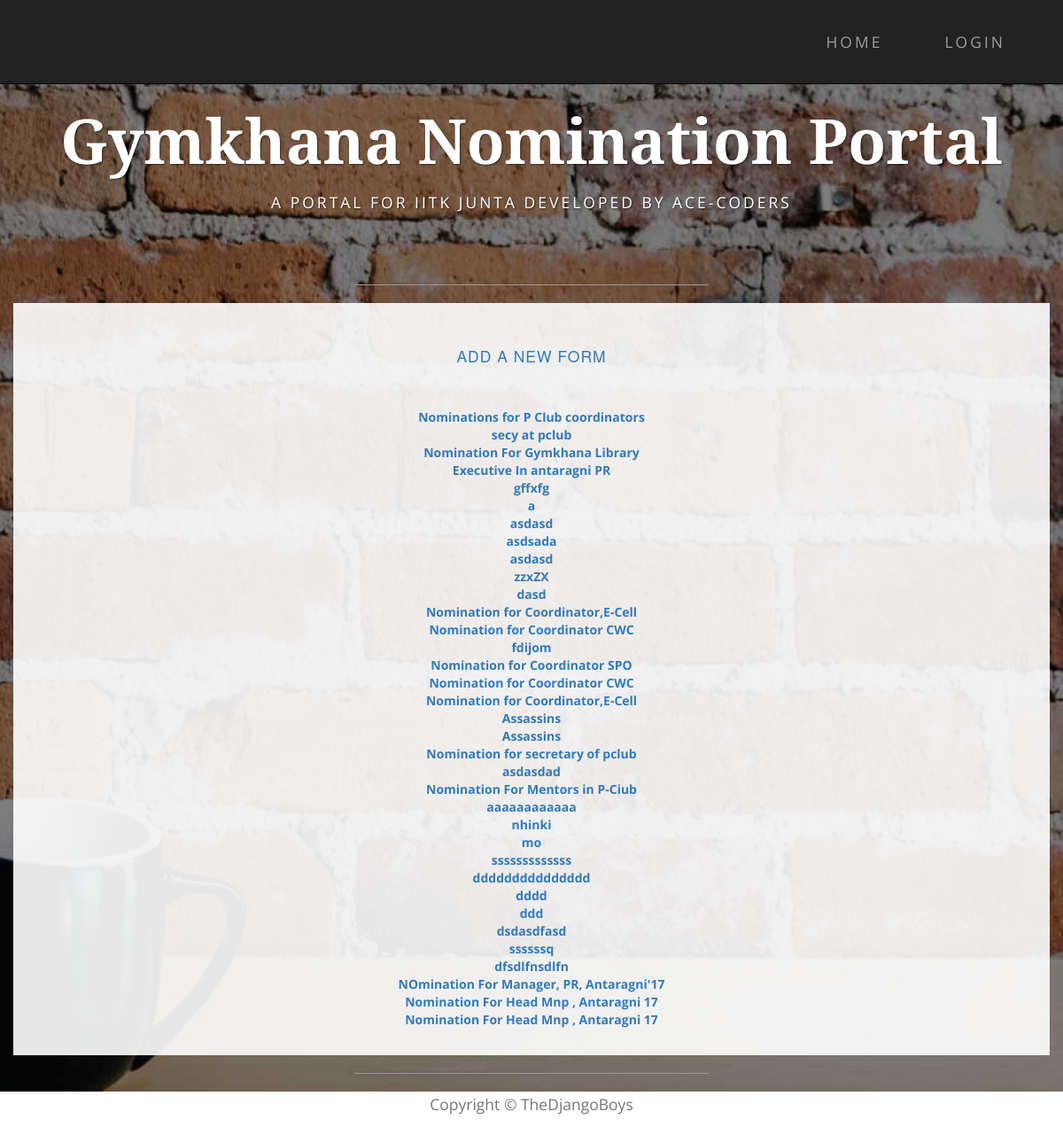
Page /forms/ on the earlier database version.
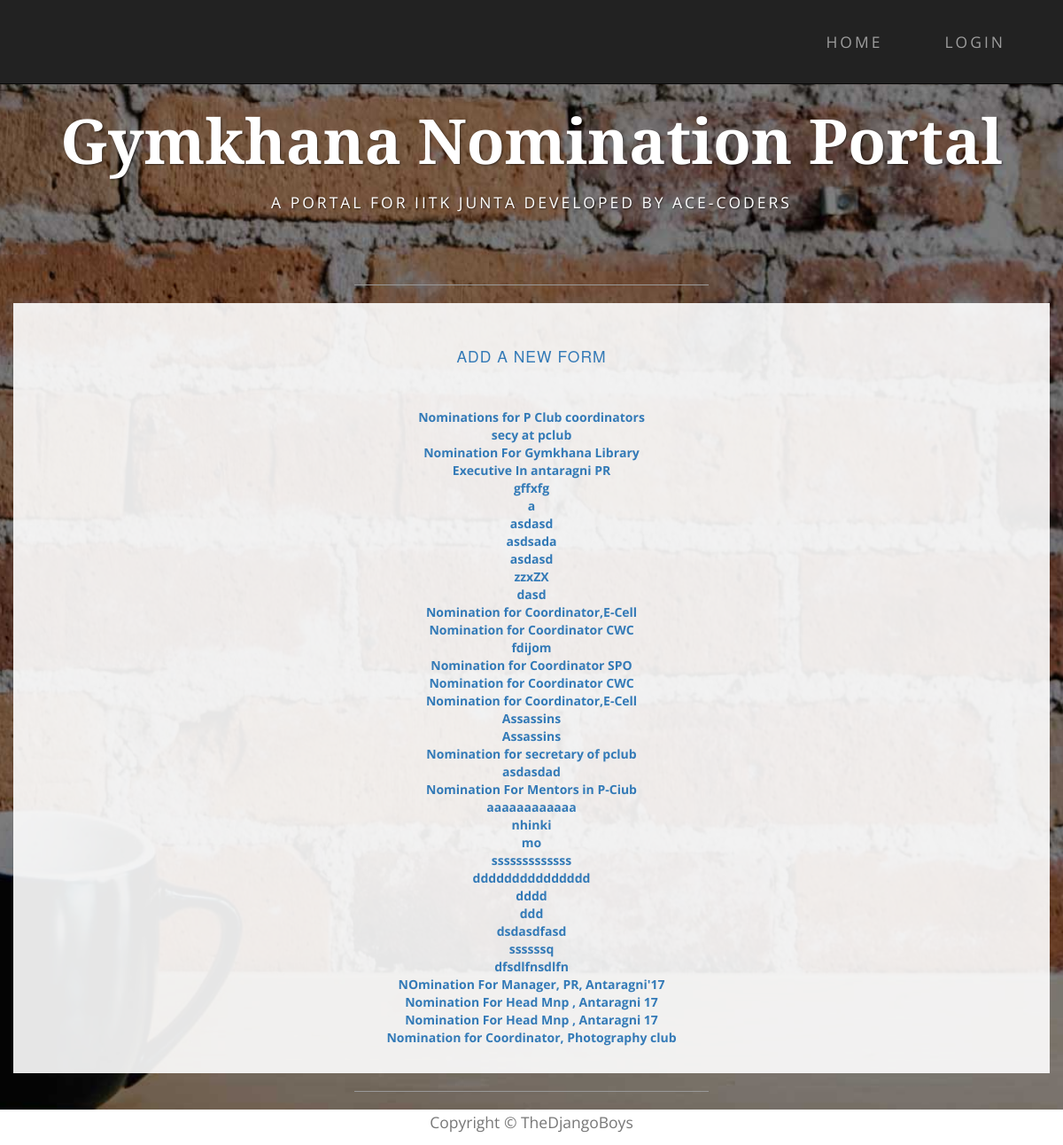
Same page on the later database version.
### forms/models.py (models this page shows, shortened)
class Questionnaire(models.Model):
    name = models.CharField(max_length=100, null=True)
    description = models.TextField(max_length=1000)
    status = models.CharField(max_length=100, null=True, blank=True)

### forms/views.py (the view)
def index(request):
    forms = Questionnaire.objects.all()
    return render(request, 'forms/index.html', context={'forms': forms})

### forms/templates/forms/index.html (shortened to what this page needs)
{% extends "index.html" %}
{% load staticfiles %}
{% block content %}
<div class="container box">
    <div class="row">
        <div class="col-lg-12">
            <h2 class="intro-text text-center">
                <a href="{% url 'forms:build_form' %}">Add a new form</a>
            </h2>
            <br>
            <br>
            {% for form in forms %}
            <div class="row text-center">
                <a href="{% url 'forms:show_form' form.id %}"> <strong>{{form.name}}</strong></a>
            </div>
            {% endfor%}
        </div>
    </div>
</div>
{% endblock content %}

Differences in the rows shown:
added Questionnaire: name "Nomination for Coordinator, Photography club"
